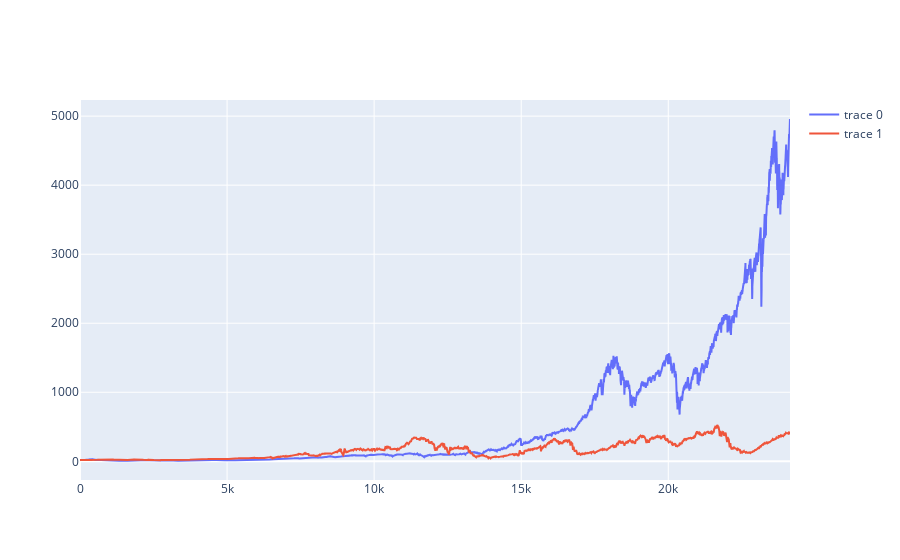

Notebook source saved alongside this figure:
### Code cell
data = pd.read_feather("data/spx.feather").reset_index()[["Date", "Adj Close"]]
data["rate"] = data["Adj Close"] / data["Adj Close"].shift(1)
data["rate"] = data["rate"].fillna(1.0)

data2 = []
# WINDOW = int(data.shape[0]/3)-1
WINDOW = 21 * 12
for k in range(int(data.shape[0]/WINDOW)+1):
    i = np.random.randint(0, data.shape[0]-WINDOW)
    data2.extend(data["rate"][i : i + WINDOW])

data2 = data2[:data.shape[0]]

# data2 = dist.rvs(size=data.shape[0])
hist2 = np.histogram(data2, bins=50, density=True)

data3 = [data["Adj Close"].iloc[0]]
for i in range(len(data2)):
    data3.append(data2[i]*data3[i])

fig = make_subplots()
fig.add_trace(
    go.Scatter(y=data["Adj Close"])
)
fig.add_trace(
    go.Scatter(y=data3)
)

### Figure 1 — Plotly figure (JSON) as saved in the notebook; plotly's stock layout.template omitted (floating-point values rounded to 4 significant figures; data arrays with more than 128 entries replaced by an {"elided": "..."} marker saying what was removed)
{"data": [{"type": "scatter", "y": {"elided": "24138 float values"}}, {"type": "scatter", "y": {"elided": "24139 float values"}}], "layout": {"xaxis": {"anchor": "y", "domain": [0, 1]}, "yaxis": {"anchor": "x", "domain": [0, 1]}}}
